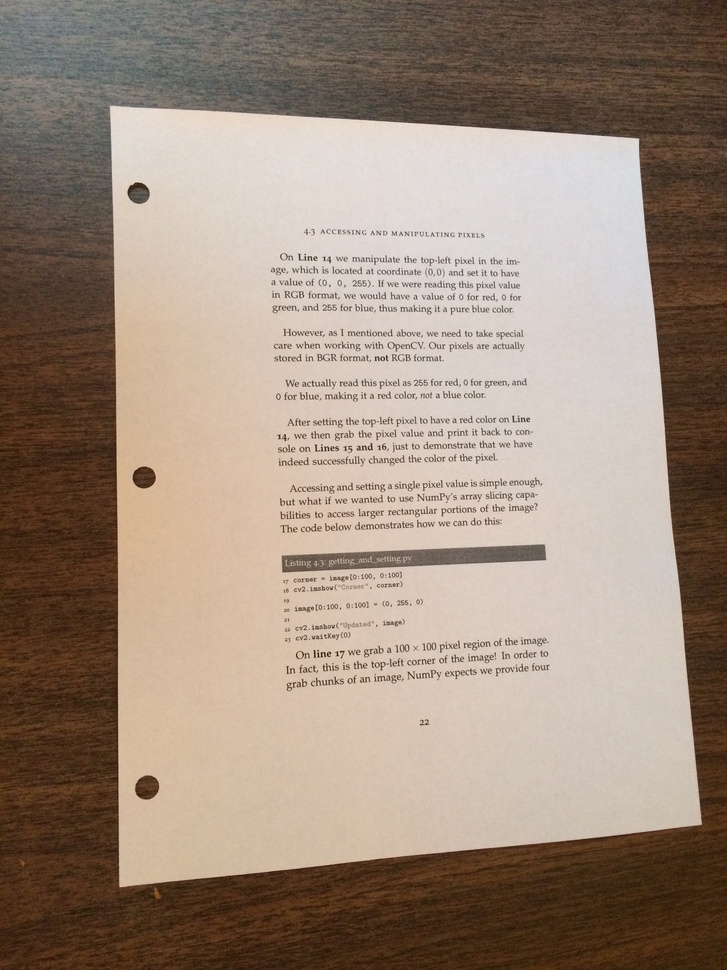
#> input picture online-sample/document-scanner/images/page.jpg, 727 x 970 px, shrunk from 2448 x 3264 before the run
$ python test.py images/page.jpg   (older library calls are emulated)
#> lines starting #> are read from the running program, lines starting #| are printed output that depends on the picture; after the words box and inside, x2 and y2 are one past the last pixel; in counts of white or black regions, pixels touching at a corner belong together
import cv2, numpy as np
import sys

def get_new(old):
    new = np.ones(old.shape, np.uint8)
    cv2.bitwise_not(new,new)
    return new

if __name__ == '__main__':
    orig = cv2.imread(sys.argv[1])
#> orig is the input picture: shape (970, 727, 3); mean B, G, R 123.6, 138.7, 156.7

    # these constants are carefully picked
    MORPH = 9
    CANNY = 84
    HOUGH = 25

    img = cv2.cvtColor(orig, cv2.COLOR_BGR2GRAY)
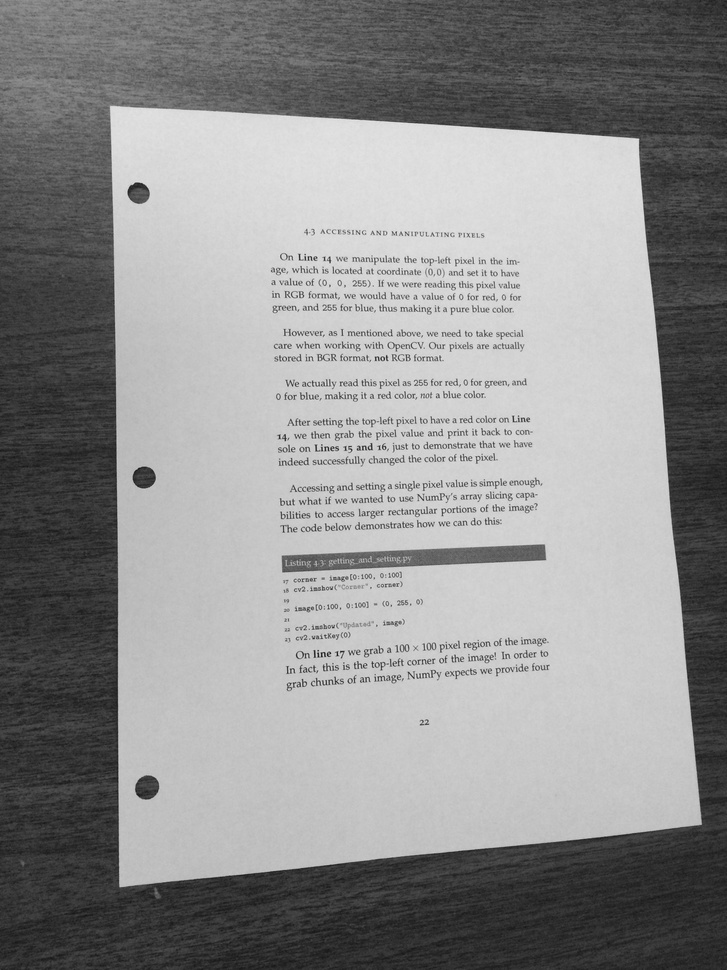
#> img: shape (970, 727); min 20, max 242, mean 142.4
    cv2.GaussianBlur(img, (3,3), 0, img)

    # this is to recognize white on white
    kernel = cv2.getStructuringElement(cv2.MORPH_RECT,(MORPH,MORPH))
    dilated = cv2.dilate(img, kernel)
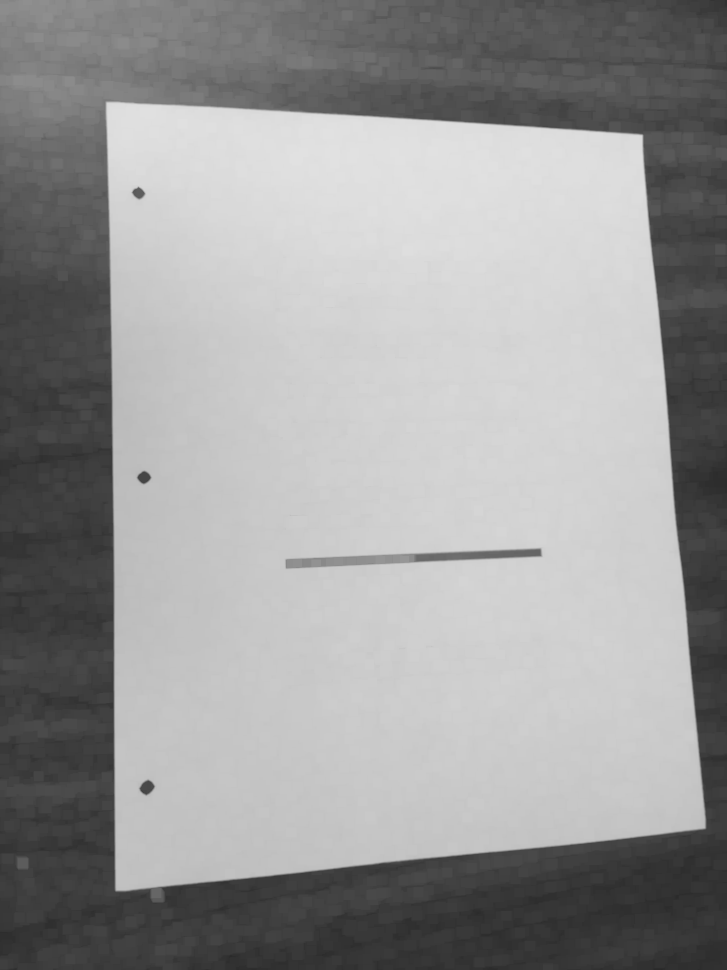
#> dilated: shape (970, 727); min 41, max 225, mean 152.6

    edges = cv2.Canny(dilated, 0, CANNY, apertureSize=3)
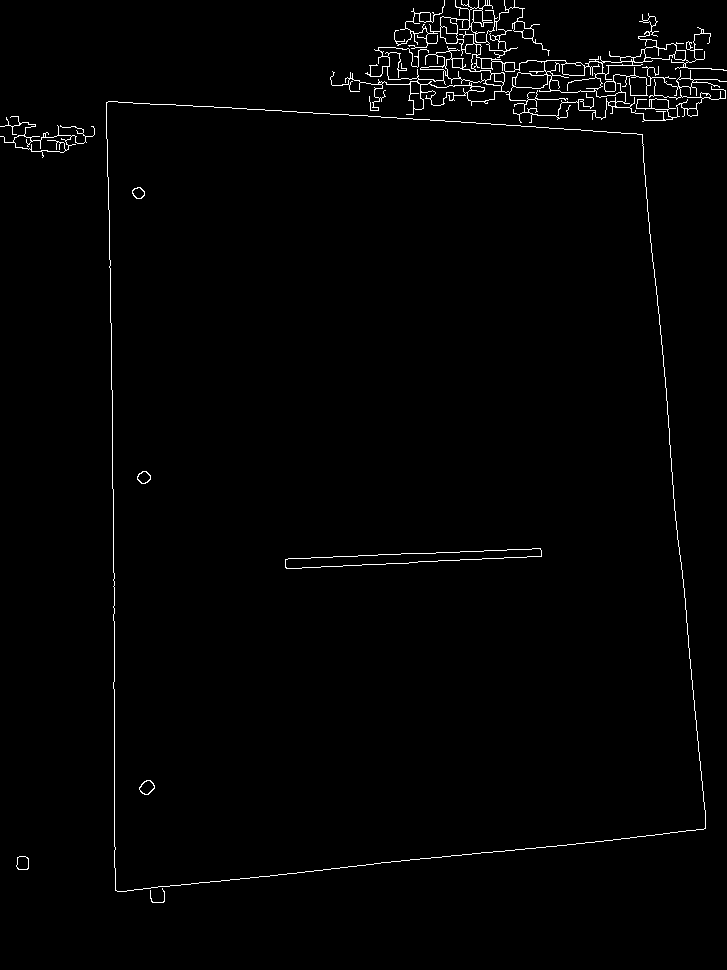
#> edges: shape (970, 727); 1.3% white in thin lines or dots

    lines = cv2.HoughLinesP(edges, 1,  3.14/180, HOUGH)
#> lines = 1192 rows, first 6: [114, 681, 114, 621], [113, 489, 113, 522], [231, 879, 268, 876], [687, 627, 687, 634], [118, 102, 131, 102], [667, 404, 668, 425]
    for line in lines[0]:
         cv2.line(edges, (line[0], line[1]), (line[2], line[3]),
                         (255,0,0), 2, 8)
#> this loop made 1 pass
#> edges: shape (970, 727); 1.3% white in thin lines or dots

    # finding contours
    image, contours, _ = cv2.findContours(edges.copy(), cv2.RETR_EXTERNAL,cv2.CHAIN_APPROX_TC89_KCOS)
#> contours = 5 contours, 1 with area under 20; largest, box (x1, y1, x2, y2) and area: (106, 101, 706, 892) 418060, (330, 0, 727, 123) 10844, (0, 116, 95, 158) 772, (17, 856, 29, 869) 124
    contours = filter(lambda cont: cv2.arcLength(cont, False) > 100, contours)
    contours = filter(lambda cont: cv2.contourArea(cont) > 10000, contours)

    # simplify contours down to polygons
    rects = []
    for cont in contours:
        epsilon = 0.1*cv2.arcLength(cont,True)
        rect = cv2.approxPolyDP(cont, epsilon, True).copy().reshape(-1, 2)
        rects.append(rect)
#> this loop made 2 passes
#> (epsilon, rect) on passes 1 to 2: (262, [[106, 102], [115, 890], [705, 828], [642, 134]]), (660.9, [[330, 79]])
#> after the loop, rects = [[[106, 102], [115, 890], [705, 828], [642, 134]], [[330, 79]]]


    # that's basically it
    cv2.drawContours(orig, rects,-1,(0,255,0),1)
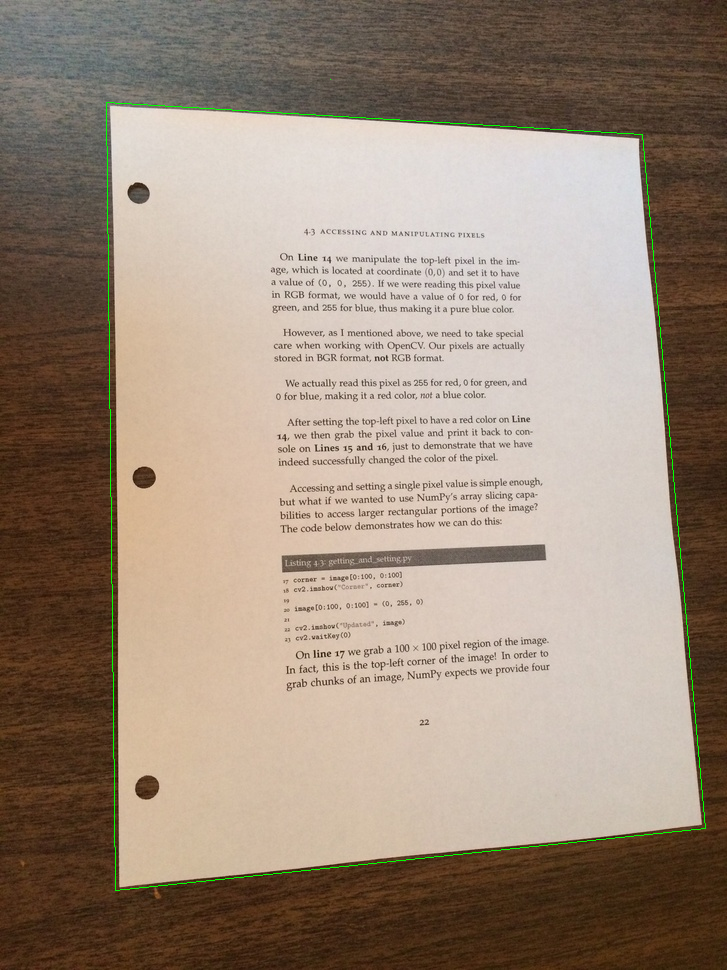
#> orig: shape (970, 727, 3); 0.37% of pixels changed, all inside (x1, y1, x2, y2) = (106, 79, 706, 891)

    # show only contours
    new = get_new(img)
#> in get_new, `cv2.bitwise_not(new,new)`: new: shape (970, 727); every value is 254
    cv2.drawContours(new, rects,-1,(0,255,0),1)
    cv2.GaussianBlur(new, (9,9), 0, new)
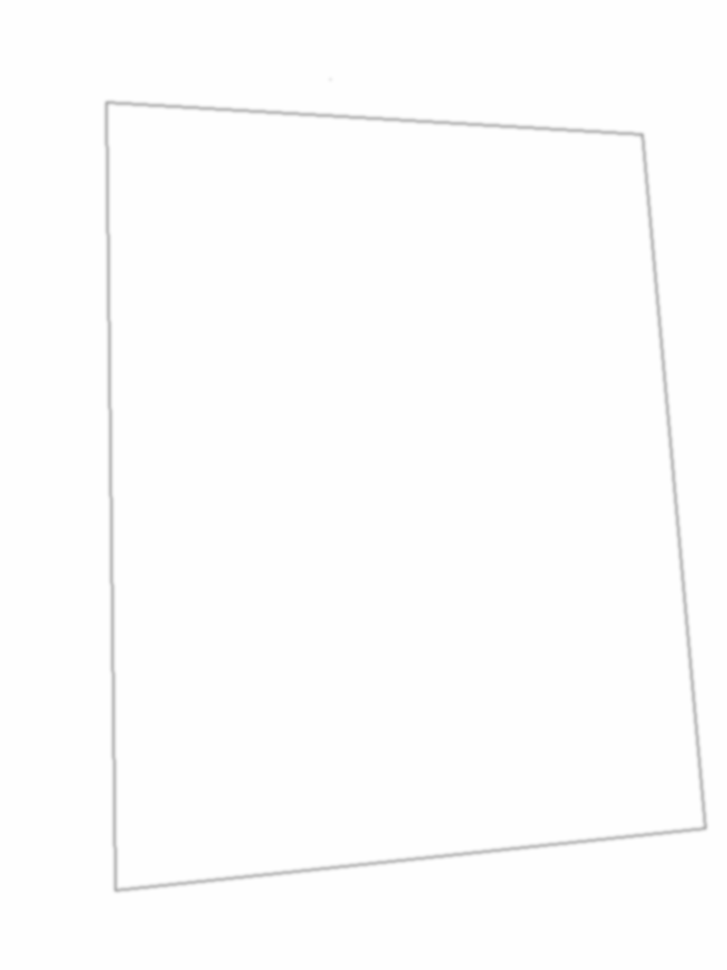
#> new: shape (970, 727); min 181, max 254, mean 253.1
    new = cv2.Canny(new, 0, CANNY, apertureSize=3)
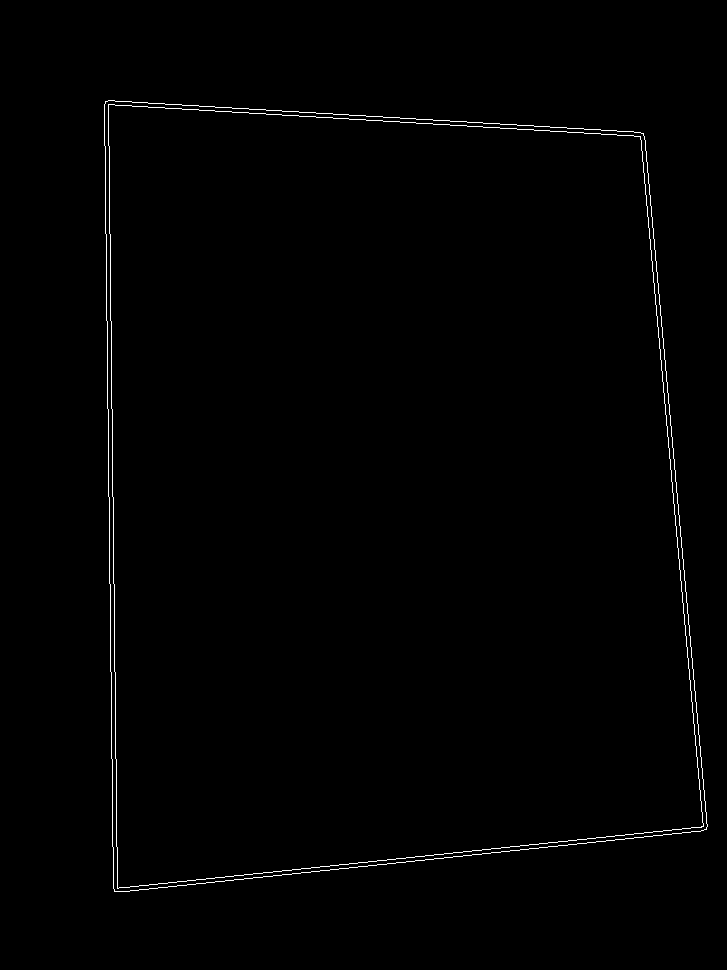
#> new: shape (970, 727); 0.74% white in thin lines or dots, all inside (x1, y1, x2, y2) = (104, 100, 708, 892)

    cv2.namedWindow('result', cv2.WINDOW_NORMAL)
    cv2.imshow('orig', orig)
    cv2.waitKey(0)
    # cv2.imshow('clean', cleaned_area)
    # cv2.waitKey(0)
    cv2.imshow('dilated', dilated)
    cv2.waitKey(0)
    cv2.imshow('edges', edges)
    cv2.waitKey(0)
    cv2.imshow('new', new)
    cv2.waitKey(0)
